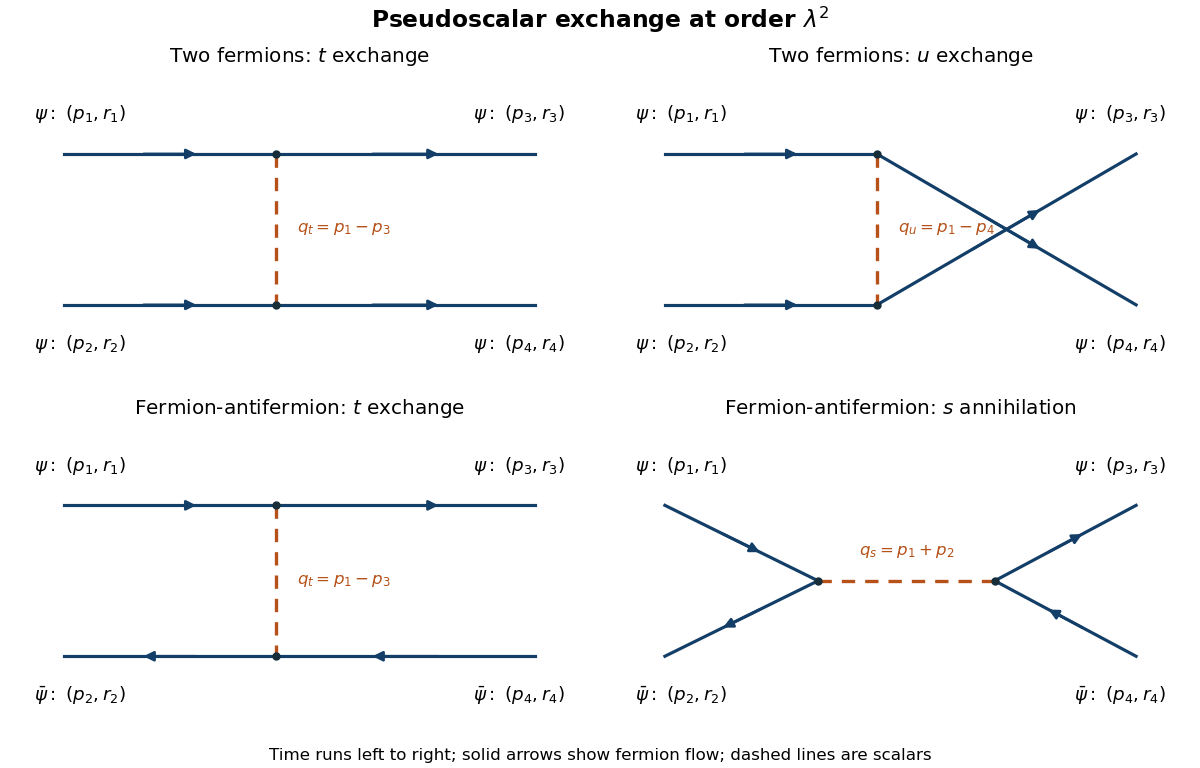

Recreate this plot in Python.
"""Original tree-level pseudoscalar-exchange diagrams.
Python 3.14.4, NumPy 2.3.5 and Matplotlib 3.10.7.
Writes an opaque PNG basename to the caller's CWD; preserves MPLCONFIGDIR.
"""
from pathlib import Path
import matplotlib
matplotlib.use("Agg")
import matplotlib.pyplot as plt
from matplotlib.patches import FancyArrowPatch

FERMION = "#123e67"
SCALAR = "#b55119"
fig, axs = plt.subplots(2, 2, figsize=(10, 6.4), facecolor="white",
                        layout="constrained")

def line(ax, a, b, reverse=False):
    ax.plot([a[0], b[0]], [a[1], b[1]], color=FERMION, linewidth=1.9)
    sign = -1 if reverse else 1
    center = ((a[0]+b[0])/2, (a[1]+b[1])/2)
    delta = ((b[0]-a[0])*0.14*sign, (b[1]-a[1])*0.14*sign)
    ax.add_patch(FancyArrowPatch((center[0]-delta[0], center[1]-delta[1]),
                                (center[0]+delta[0], center[1]+delta[1]),
                                arrowstyle="-|>", mutation_scale=12,
                                linewidth=1.6, color=FERMION))

def scalar(ax, a, b, label, horizontal=False):
    ax.plot([a[0],b[0]], [a[1],b[1]], color=SCALAR,
            linestyle=(0,(4,3)), linewidth=2)
    pos = ((a[0]+b[0])/2 + (0 if horizontal else 0.035),
           (a[1]+b[1])/2 + (0.065 if horizontal else 0))
    ax.text(*pos, label, color=SCALAR, fontsize=10,
            ha="center" if horizontal else "left", va="bottom" if horizontal else "center")
    ax.plot([a[0],b[0]], [a[1],b[1]], "o", color="#182d3a", markersize=4)

for ax in axs.flat:
    ax.set_facecolor("white"); ax.set_xlim(0,1); ax.set_ylim(0,1); ax.axis("off")

lu, ll, ru, rl = (0.1,0.74),(0.1,0.26),(0.9,0.74),(0.9,0.26)
upper, lower = (0.46,0.74),(0.46,0.26)

def external_labels(ax, anti=False):
    ax.text(0.05,0.85,r"$\psi:\ (p_1,r_1)$",fontsize=11,ha="left")
    ax.text(0.95,0.85,r"$\psi:\ (p_3,r_3)$",fontsize=11,ha="right")
    species=r"\bar\psi" if anti else r"\psi"
    ax.text(0.05,0.12,rf"${species}:\ (p_2,r_2)$",fontsize=11,ha="left")
    ax.text(0.95,0.12,rf"${species}:\ (p_4,r_4)$",fontsize=11,ha="right")

ax=axs[0,0]
for a,b in [(lu,upper),(upper,ru),(ll,lower),(lower,rl)]:line(ax,a,b)
scalar(ax,upper,lower,r"$q_t=p_1-p_3$")
external_labels(ax)
ax.set_title(r"Two fermions: $t$ exchange",fontsize=12)

ax=axs[0,1]
for a,b in [(lu,upper),(upper,rl),(ll,lower),(lower,ru)]:line(ax,a,b)
scalar(ax,upper,lower,r"$q_u=p_1-p_4$")
external_labels(ax)
# Upper/right endpoint is p3; lower/right is p4 even when lines cross.
ax.set_title(r"Two fermions: $u$ exchange",fontsize=12)

ax=axs[1,0]
line(ax,lu,upper);line(ax,upper,ru)
line(ax,ll,lower,reverse=True);line(ax,lower,rl,reverse=True)
scalar(ax,upper,lower,r"$q_t=p_1-p_3$")
external_labels(ax,anti=True)
ax.set_title(r"Fermion-antifermion: $t$ exchange",fontsize=12)

ax=axs[1,1]
vl,vr=(0.36,0.5),(0.66,0.5)
line(ax,lu,vl);line(ax,ll,vl,reverse=True)
line(ax,vr,ru);line(ax,vr,rl,reverse=True)
scalar(ax,vl,vr,r"$q_s=p_1+p_2$",horizontal=True)
external_labels(ax,anti=True)
ax.set_title(r"Fermion-antifermion: $s$ annihilation",fontsize=12)
fig.suptitle("Pseudoscalar exchange at order $\\lambda^2$",fontsize=14,fontweight="bold")
fig.supxlabel("Time runs left to right; solid arrows show fermion flow; dashed lines are scalars",fontsize=10)
fig.savefig(Path("paper-48-yukawa-trees.png"),dpi=120,facecolor="white",transparent=False)
plt.close(fig)
